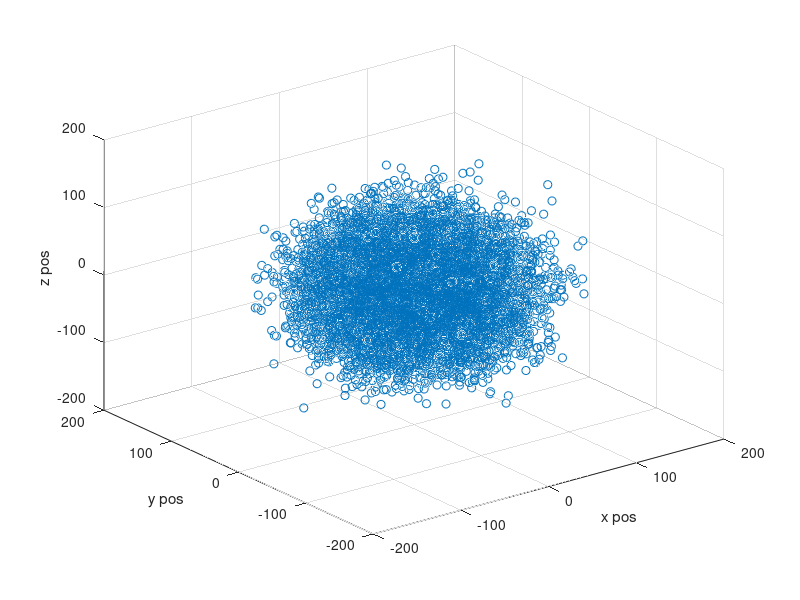

Source code (MATLAB): (Note: this script raises an error after producing the figure.)
pos=randn(3,30000,101)*40;



figure('position',[300 300 512 512])
scatter3(pos(1,:,1),pos(2,:,1),pos(3,:,1))
xlabel('x pos')
ylabel('y pos')
zlabel('z pos')
F(1)=getframe()

for i=2:101;
    tic
    scatter3(pos(1,:,i),pos(2,:,i),pos(3,:,i))
    xlabel('x pos')
    ylabel('y pos')
    zlabel('z pos')
    drawnow
    F(i)=getframe(gcf)
    %pause(0.1)
    toc 
end

video=VideoWriter('demo','Archival')
open(video)
writeVideo(video,F)
close(video)